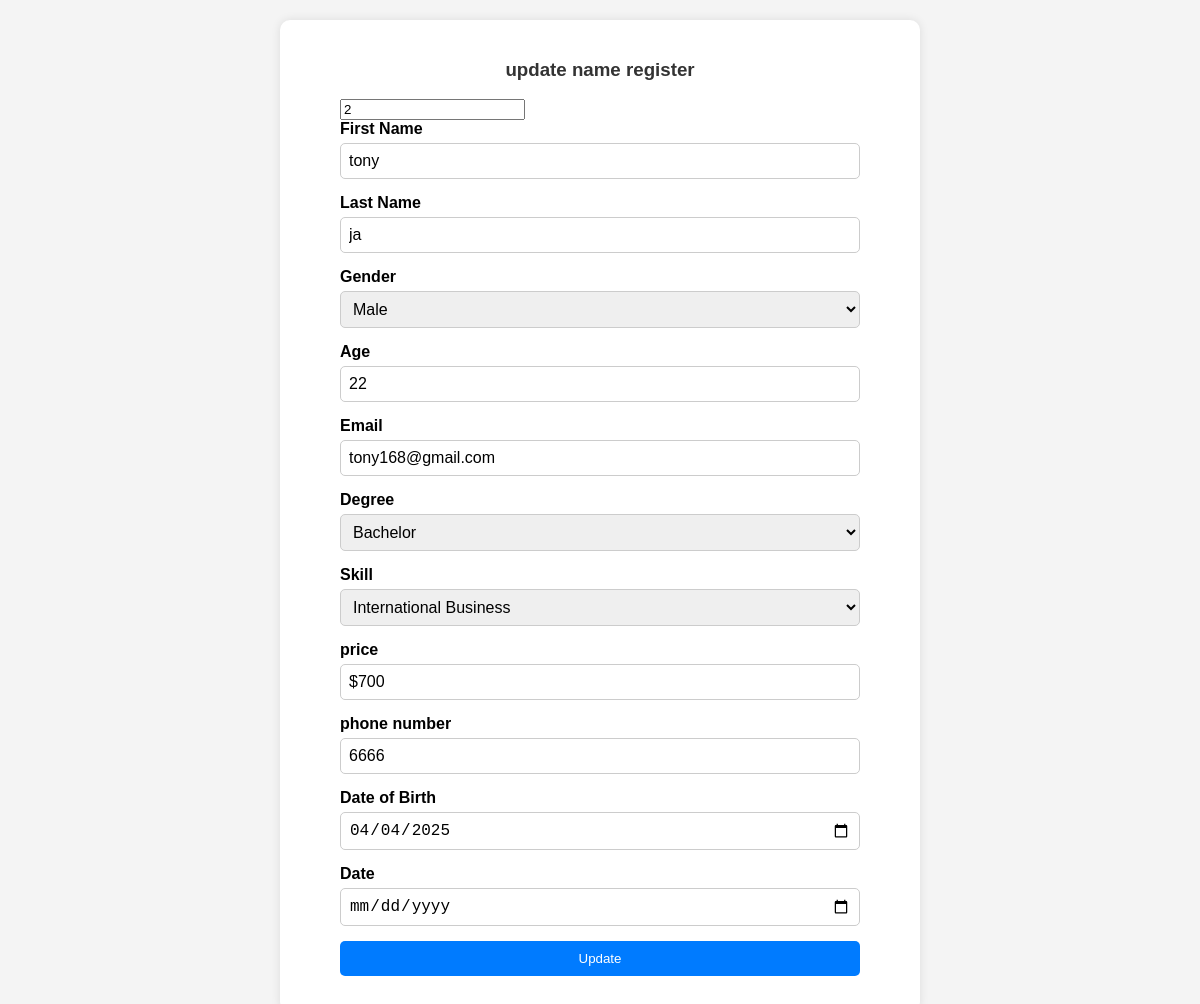
/admin/update_name.php?id=2, run on the app's committed database.
### tables this page shows
CREATE TABLE `register` (
  `id` int(100) NOT NULL,
  `First Name` varchar(100) NOT NULL,
  `Last Name` varchar(100) NOT NULL,
  `gender` varchar(10) NOT NULL,
  `age` int(100) NOT NULL,
  `Email` varchar(100) NOT NULL,
  `Degree` varchar(100) NOT NULL,
  `Skill` varchar(100) NOT NULL,
  `price` varchar(1000) NOT NULL,
  `phone` int(100) NOT NULL,
  `dob` date NOT NULL,
  `Date` timestamp NOT NULL DEFAULT current_timestamp() ON UPDATE current_timestamp()
);

### admin/update_name.php (the view, shortened to what this page needs)
<?php
include("../Auth/function.php");
$up_id = $_GET['id'];
$sql = "SELECT * FROM `register` WHERE `id` = '$up_id'";
$res = $con->query($sql);
$row = mysqli_fetch_array($res);
$selected_BA = '';
if($row['Degree'] == 'Bachelor') {
    $selected_BA = "selected";
}else{
    $selected_AA = "selected";
}
$selected_Male = '';
if($row['gender'] == 'male') {
    $selected_Male = "selected";
}else{
    $selected_Female = "selected";
}
$selected_IB = '';
if($row['Skill'] == 'Computer Sciences'){
    $selected_Web = "selected";
}else if($row['Skill'] == 'Accounting'){
    $selected_Acc = "selected";
}
else if($row['Skill'] == 'Management'){
    $selected_Mgt = "selected";
}
else if($row['Skill'] == 'Law'){
    $selected_Law = "selected";
}else if($row['Skill'] == 'Marketing'){
    $selected_Mkt = "selected";
}
else if($row['Skill'] == 'InternationalRelation'){
    $selected_IR = "selected";
}
else if($row['Skill'] == 'Public Adminstation'){
    $selected_Public = "selected";
}
else if($row['Skill'] == 'Economic Development'){
    $selected_Economic = "selected";
}
else if($row['Skill'] == 'Hotel & Tourism Management'){
    $selected_Htm = "selected";
}
else if($row['Skill'] == 'Fiance & Banking'){
    $selected_Fiance = "selected";
}
else if($row['Skill'] == 'Management Information System'){
    $selected_Mis = "selected";
}
else if($row['Skill'] == 'English for Business'){
    $selected_Business = "selected";
}
else if($row['Skill'] == 'International Business'){
    $selected_IB = "selected";
}
?>
<div class="col-10">
                    <div class="content-right">
                        <div class="top">
                            <h3>update name register</h3>
                        </div>
                        <div class="bottom">
                            <figure>
                                <form action="edit_name.php" method="post" enctype="multipart/form-data">
                                    <input type="text" name="edit_id" value="<?php echo $row[0] ?>">
                                <div class="form-group">
                                        <label>First Name</label>
                                        <input type="text" name="First_Name" value="<?php echo $row[1]?>" class="form-control">
                                    </div>
                                    <div class="form-group">
                                        <label>Last Name</label>
                                        <input type="text" name="Last_Name" value="<?php echo $row[2] ?>" class="form-control">
                                    </div>
                                    <div class="form-group">
                                        <label>Gender</label>
                                        <select name="gender" value="<?php echo $row[3]?>" class="form-select">
                                            <option value="Male"<?php echo $selected_Male?>>Male</option>
                                        </select>
                                    </div>
                                    <div class="form-group">
                                        <label>Age</label>
                                        <input type="text" name="age" value="<?php echo $row[4] ?>" class="form-control">
                                    </div>
                                    <div class="form-group">
                                        <label>Email</label>
                                        <input type="text" name="email" value="<?php echo $row[5]?>" class="form-control">
                                    </div>
                                    <div class="form-group">
                                    <label for="Degree">Degree</label>
                                    <select id="Degree" name="Degree" value="<?php echo $row[6]?>" class="form-control" required>
                                        <option value="Bachelor"<?php echo $selected_BA?>>Bachelor</option>
                                    </select>
                                </div>
                                <div class="form-group">
                                    <label for="Skill">Skill</label>
                                    <select id="Skill" name="Skill" value="<?php echo $row[7]?>" class="form-control" required>
                                        <option value="International Business"<?php echo $selected_IB?>>International Business</option>
                                    </select>
                                </div>
                                    <div class="form-group">
                                        <label for="price">price</label>
                                        <input type="text" id="price" name="price" value="<?php echo $row[8]?>" class="form-control" required>
                                    </div>
                                    <div class="form-group">
                                        <label for="phone number">phone number</label>
                                        <input type="text" id="number" name="number" value="<?php echo $row[9]?>" class="form-control" required>
                                    </div>
                                    <div class="form-group">
                                        <label>Date of Birth</label>
                                        <input type="date" name="day" value="<?php echo $row[10] ?>" class="form-control">
                                    </div>
                                    <div class="form-group">
                                        <label>Date</label>
                                        <input type="date" name="date" value="<?php echo $row[11] ?>" class="form-control">
                                    </div>
                                    <div class="form-group">
                                        <button type="submit" name="btn_update" class="btn btn-primary">Update</button>
                                    </div>
                                </form>
                            </figure>
                        </div>
                    </div>
                </div>
</body>
</html>

### admin/update_name.php (style rules this page uses)
.content-right { background: #ffffff; padding: 20px; border-radius: 10px; box-shadow: 0 0 10px rgba(0, 0, 0, 0.1); max-width: 600px; margin: 20px auto; }
.top h3 { text-align: center; color: #333; }
.form-group { margin-bottom: 15px; }
label { font-weight: bold; display: block; margin-bottom: 5px; }
.form-control, .form-select { width: 100%; padding: 8px; border: 1px solid #ccc; border-radius: 5px; font-size: 16px; }
.btn-primary { background-color: #007bff; color: #fff; padding: 10px; border: none; border-radius: 5px; cursor: pointer; width: 100%; }

### data on the page
register: edit_id "2", First_Name "tony", Last_Name "ja", gender "Male", age "22", email "tony168@gmail.com", Degree "Bachelor", Skill "International Business", price "$700", number "6666", day "04/04/2025"
